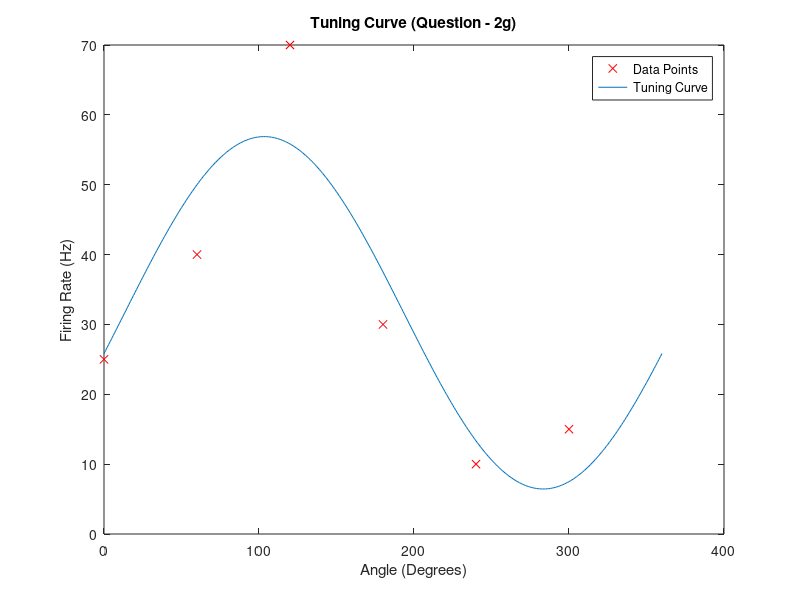

Write MATLAB code to recreate this figure.
clc;
clear all;
close all;
theta = [0 60 120 180 240 300];
y = [25 40 70 30 10 15];
plot(theta,y,'rx')
%f = k0+k1*sind(x)+k2*cosd(x);
F = @(x,xdata)x(1) + x(2)*cosd(xdata - x(3));
x0 = [1 1 100];
[x,resnorm,~,exitflag,output] = lsqcurvefit(F,x0,theta,y);
hold on
t = 0:1:360;
plot(t,F(x,t))
legend('Data Points','Tuning Curve')
xlabel('Angle (Degrees)')
ylabel('Firing Rate (Hz)')
title('Tuning Curve (Question - 2g)')
hold off
c0 = x(1)
c1 = x(2)
theta0 = x(3)